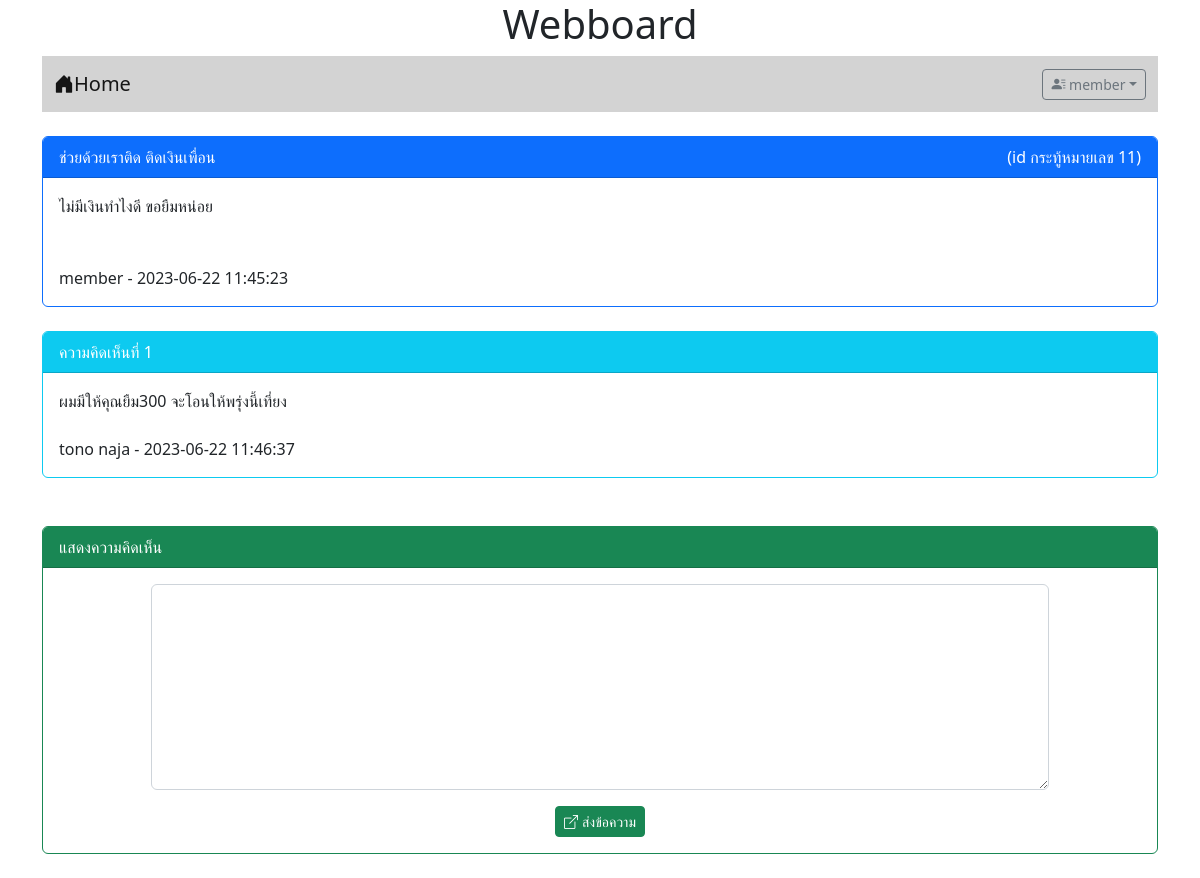
The page /post.php?id=11 (signed in) on the database its author committed.
### tables this page shows
CREATE TABLE `post` (
  `id` int(11) NOT NULL,
  `title` varchar(128) DEFAULT NULL,
  `content` varchar(2048) DEFAULT NULL,
  `post_date` datetime DEFAULT NULL,
  `cat_id` int(11) DEFAULT NULL,
  `user_id` int(11) DEFAULT NULL
);

CREATE TABLE `user` (
  `id` int(11) NOT NULL,
  `login` varchar(32) DEFAULT NULL,
  `password` varchar(64) DEFAULT NULL,
  `name` varchar(64) DEFAULT NULL,
  `gender` char(11) DEFAULT NULL,
  `email` varchar(32) DEFAULT NULL,
  `role` char(1) DEFAULT NULL
);

CREATE TABLE `comment` (
  `id` int(11) NOT NULL,
  `content` varchar(20148) DEFAULT NULL,
  `post_date` datetime DEFAULT NULL,
  `user_id` int(11) DEFAULT NULL,
  `post_id` int(11) DEFAULT NULL
);

### post.php (the view, shortened to what this page needs)
<!DOCTYPE html>
<html lang="en">
<head>
    <link rel="stylesheet" href="https://cdn.jsdelivr.net/npm/bootstrap-icons@1.9.1/font/bootstrap-icons.css">
    <link href="https://cdn.jsdelivr.net/npm/bootstrap@5.2.2/dist/css/bootstrap.min.css" rel="stylesheet">
</head>
<body>
    <div class="container">
        <h1><center>Webboard</center></h1>
        <?php include "nav.php" ?>
        <br>
        <div class="card text-dark bg-white border-primary">
            <div class="card-header bg-primary text-white" >
                <?php
                    $id = $_GET["id"];
                    $conn = new PDO("mysql:host=localhost; dbname=webboard; charset=utf8" , "root" , "");
                    $sql = "SELECT * FROM post where id=$id";
                    $query = $conn->query($sql);
                    $result = $query->fetch(PDO::FETCH_ASSOC);
                    $title = $result["title"];
                    $content = $result["content"];
                    $post_date = $result["post_date"];
                    echo "<span style='float:right'>(id กระทู้หมายเลข $id)</span>";
                    echo $title;
                ?>
            </div>
            <div class ="card-body">
                <?php
                    $sql = "SELECT u.login FROM user u,post p WHERE u.id = p.user_id and p.id = $id";
                    $query = $conn->query($sql);
                    $result = $query->fetch(PDO::FETCH_ASSOC);
                    $username = $result["login"];
                    echo "$content <BR><BR><BR>";
                    echo "$username - $post_date <BR>";
                ?>
            </div>
        </div>
        <br>
        <?php
            $conn = new PDO("mysql:host=localhost;dbname=webboard;charset=utf8","root","");
            $sql_comment = "SELECT c.content,u.name,c.post_date FROM comment c,user u WHERE u.id = c.user_id and c.post_id=$id ORDER BY c.post_date";
        ?>
        <?php
            $i=0;
            foreach($conn->query($sql_comment) as $row){
                $i++;
        ?>
                <div class="card text-dark bg-white border-info mb-4 text-start">
                    <div class="card-header bg-info text-white "><?php echo "ความคิดเห็นที่ ".$i;?></div>
                    <div class="card-body">
                        <?php echo $row["content"];?>
                        <br><br>
                        <?php echo $row["name"]." - ".$row["post_date"];?>
                    </div>
                </div>
        <?php
            }
        ?>
        <br>
        <?php
            if(isset($_SESSION['id'])){
        ?>
        <div class="card text-dark bg-white border-success" >
            <div class="card-header bg-success text-white" >แสดงความคิดเห็น</div>
            <div class ="card-body">
                <form action="post_save.php" method="post">
                    <div class="row mb-3 justify-content-center">
                        <div class="col-lg-10">
                            <textarea name="comment" class="form-control" rows="8"></textarea>
                        </div>
                    </div>
                    <div class="row">
                        <div class="col-lg-12">
                            <center>
                                <button type="submit" class="btn btn-success btn-sm text-white">
                                <i class="bi bi-box-arrow-up-right me-1"></i></i>ส่งข้อความ </button>
                            </center>
                        </div>
                    </div>
                </form>
            </div>
        </div>
        <br>
        <?php
            }
        ?>
    </div>
</body>
</html>

### rows shown on the page
post: title "ช่วยด้วยเราติด ติดเงินเพื่อน", content "ไม่มีเงินทำไงดี ขอยืมหน่อย", post_date "2023-06-22 11:45:23"
user: login "member"
comment: content "ผมมีให้คุณยืม300 จะโอนให้พรุ่งนี้เที่ยง", user.name "tono naja", post_date "2023-06-22 11:46:37"

### other values the page prints
$_SESSION['username'] "member"
$id "11"
